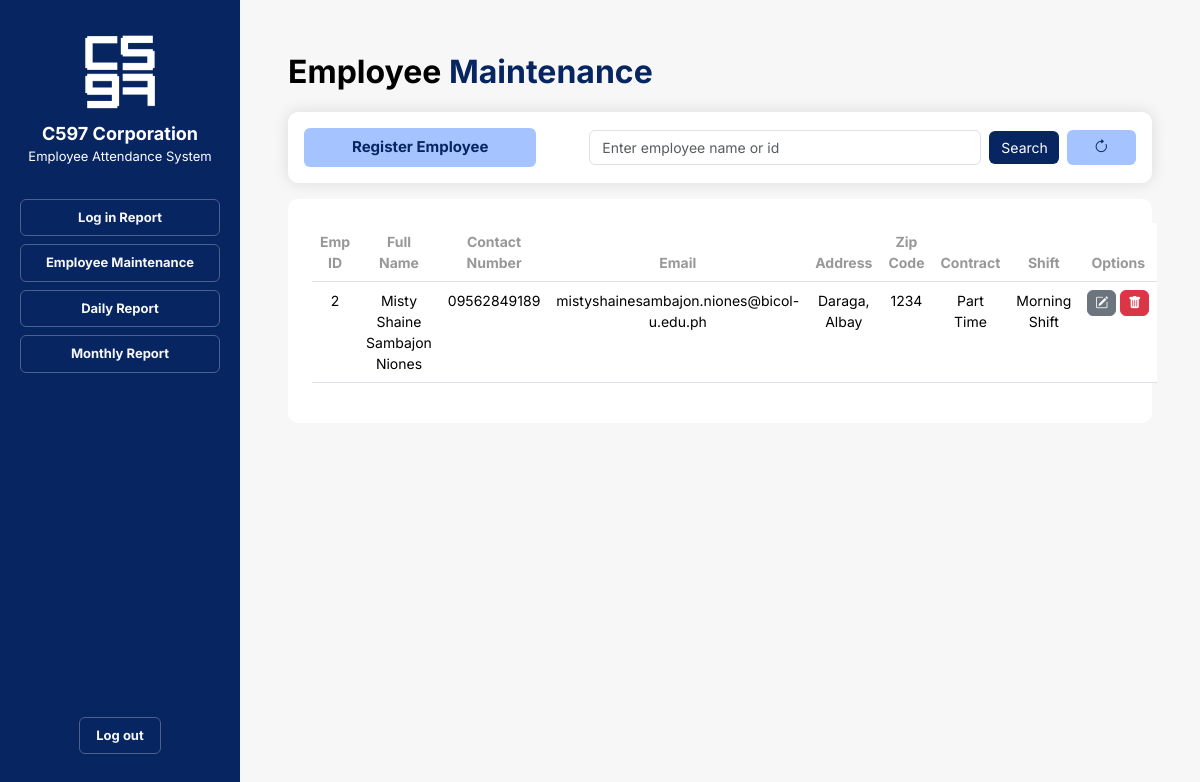
Screenshot of /pages/admin/employee-maintenance.php?emp_id=2 with the database file from the repository.
### tables this page shows
CREATE TABLE `employee` (
  `emp_id` int(11) NOT NULL,
  `password` varchar(30) NOT NULL,
  `first_name` varchar(50) DEFAULT NULL,
  `middle_name` varchar(50) DEFAULT NULL,
  `last_name` varchar(50) DEFAULT NULL,
  `address` varchar(100) DEFAULT NULL,
  `zip` varchar(4) DEFAULT NULL,
  `contact_number` varchar(11) DEFAULT NULL,
  `email_address` varchar(50) DEFAULT NULL,
  `contract` varchar(50) NOT NULL,
  `shift` varchar(25) NOT NULL
);

### pages/admin/emp-load.php (the view)
<?php
    echo "<tr>";
    echo "<td>" . $row["emp_id"] . "</td>";
    echo "<td>" . $row["first_name"] . " " . $row["middle_name"] . " " . $row["last_name"] . "</td>";
    echo "<td>" . $row["contact_number"] . "</td>";
    echo "<td>" . $row["email_address"] . "</td>";
    echo "<td>" . $row["address"] . "</td>";
    echo "<td>" . $row["zip"] . "</td>";
    echo "<td>" . $row["contract"] . "</td>";
    echo "<td>" . $row["shift"] . "</td>";
    echo "<td>
        <div class='btn_container me-0 d-flex gap-1'>
            <a href='employee-edit.php?emp_id=" . $row["emp_id"] . "' class='nav-link'><button class='btn btn-secondary'><i class='bi bi-pencil-square'></i></button></a>
            <a href='employee-delete.php?emp_id=" . $row["emp_id"] . "' class='nav-link'><button class='btn btn-danger'><i class='bi bi-trash-fill'></i></button></a>
        </div>
    </td>";
    echo "</tr>";
?>

### pages/admin/employee-maintenance.php (shortened to what this page needs)
<!DOCTYPE html>
<html lang="en">
<head>
    <link rel="stylesheet" href="https://cdn.jsdelivr.net/npm/bootstrap@5.3.2/dist/css/bootstrap.min.css">
    <link rel="stylesheet" href="https://cdn.jsdelivr.net/npm/bootstrap-icons@1.11.2/font/bootstrap-icons.min.css">
    <link rel="stylesheet" href="../css/nav-bar.css">
    <link rel="stylesheet" href="../css/employee-maintenance.css">
</head>
<body class="container-fluid">
    <div class="container-fluid row gap-0">
        <?php
            include('../php/nav-bar.php');
        ?>
        <div class="right_panel container p-5">
            <p class="header_title">Employee <span class="blue_title">Maintenance</span></p>
                <form class="search_register white_container row m-0 p-3 align-items-center justify-content-between gap-2" method="GET">
                    <div class="register_button col col-4 m-0 p-0">
                        <a class="nav-link" href="employee-registration.php"><button class="btn btn-primary px-5 py-2" type="button">Register Employee</button></a>
                    </div>
                    <div class="col col-6-sm m-0 p-0">
                        <input class="form-control w-100" type="search" placeholder="Enter employee name or id" aria-label="Search" name="emp_id">
                    </div>
                    <div class="search_button col col-1 m-0 p-0">
                        <input class="btn btn-primary w-100" type="submit" value="Search">
                    </div>
                    <div class="register_button col col-1 ms-auto p-0">
                        <a href="employee-maintenance.php"><button type="button" class="btn btn-primary w-100"><i class="bi bi-arrow-clockwise"></i></button></a>
                    </div>
                </form>
            <div class="white_container row mt-3 p-4 mx-0 text-center justify-content-evenly">
                <table class="table">
                    <thead>
                        <tr>
                            <th scope="col">Emp ID</th>
                            <th scope="col">Full Name</th>
                            <th scope="col">Contact Number</th>
                            <th scope="col">Email</th>
                            <th scope="col">Address</th>
                            <th scope="col">Zip Code</th>
                            <th scope="col">Contract</th>
                            <th scope="col">Shift</th>
                            <th scope="col">Options</th>
                        </tr>
                    </thead>
                    <tbody class="table_body">
                        <?php
                            include_once __DIR__ . '/../php/connection.php';
                            if (isset($_GET["emp_id"])) {
                                $emp_id = $_GET["emp_id"];
                                $sql = "SELECT * FROM employee WHERE emp_id = '" . $emp_id . "' OR CONCAT(first_name, ' ', middle_name, ' ', last_name) LIKE '%" . $emp_id . "%'";
                                $result = mysqli_query($conn, $sql);
                                if (mysqli_num_rows($result) > 0) {
                                    while ($row = mysqli_fetch_assoc($result)) {
                                        include "emp-load.php";
                                    }
                                } else {
                                    $emp_notfound = true;
                                }
                            }
                        ?>
                    </tbody>
                </table>
            </div>
        </div>
    </div>
</body>
</html>

### pages/css/nav-bar.css (style rules this page uses)
body { font-family: 'Inter', sans-serif; }

### pages/css/employee-maintenance.css (style rules this page uses)
a { margin: 0; padding: 0; }
body { font-family: 'Inter', sans-serif; background: #f7f7f7; }
.blue_title { color: #072560; }
.btn_container .btn { font-size: 13px; padding: 2.5px 7px; }
.container-fluid { margin: 0; padding: 0; }
.header_title { font-weight: bold; font-size: 2rem; }
.register_button button, .register_button button:hover { background-color: #A4C3FF; border: none; color: #072560; font-weight: bold; font-size: 15px; }
.right_panel { width: 80%; margin-left: 20%; color: black; min-height: 100vh; }
.search_button input, .search_button input:hover { border: none; background-color: #072560; color: white; font-size: 14px; }
.search_register { box-shadow: 0 0 15px 1px rgba(0, 0, 0, 0.1); }
.search_register input { font-size: 14px; }
.table th { color: #989898; }
.table th, .table_body td { font-size: 14px; }
.white_container { background-color: #fff; border-radius: 10px; padding: 10px; }

### rows the page displays
employee: emp_id "2", first_name "Misty Shaine", middle_name "Sambajon", last_name "Niones", contact_number "09562849189", email_address "mistyshainesambajon.niones@bicol-u.edu.ph", address "Daraga, Albay", zip "1234", contract "Part Time", shift "Morning Shift"
